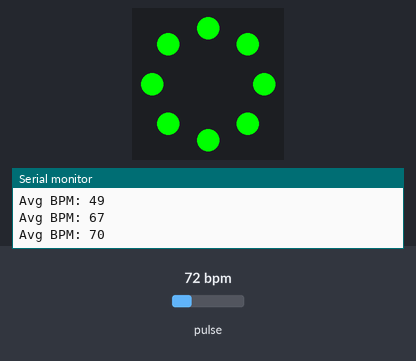
A sketch run on a simulated Seeed XIAO ESP32-C3. On the bench: 8 RGB LEDs in a ring, first at the top, clockwise, the last lines printed to the serial monitor. Inputs (shaded band) come from the test bench; at power-on: pulse 72 bpm.

Above: at 4.9 s.
5.0 s: pulse set to 42 bpm
At 7.8 s:
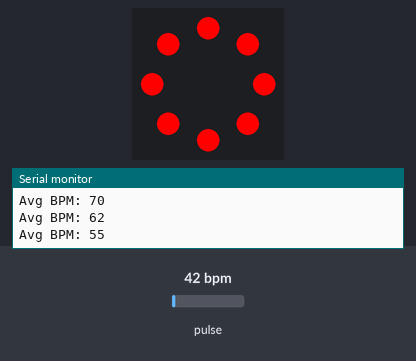
8.0 s: pulse set to 70 bpm
At 11.2 s:
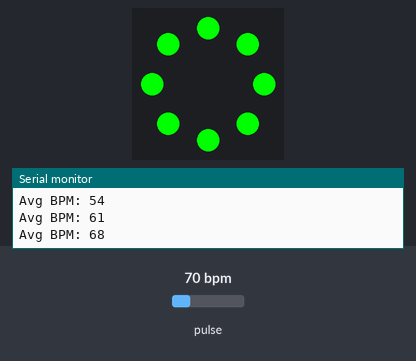
Timing chart, 0 to 12.7 s (numbered marks = the images above; inputs shaded):
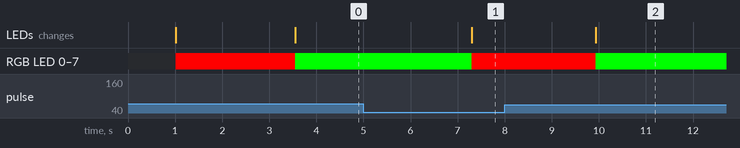

The sketch:

xiao-heart-rate-led.ino
```cpp
#include <Wire.h>
#include <Adafruit_NeoPixel.h>
#include "MAX30105.h"
#include "heartRate.h"

// === Pin Definitions ===
#define SDA_PIN 6          // D4 on XIAO ESP32-C3
#define SCL_PIN 7          // D5 on XIAO ESP32-C3
#define NEOPIXEL_PIN 21    // D6 on XIAO ESP32-C3
#define NUM_LEDS     8

// === Global Objects ===
Adafruit_NeoPixel ring(NUM_LEDS, NEOPIXEL_PIN, NEO_GRB + NEO_KHZ800);
MAX30105 particleSensor;

// === Heart Rate Variables ===
const byte RATE_SIZE = 4;
byte rates[RATE_SIZE];
byte rateSpot = 0;
long lastBeat = 0;
float beatsPerMinute;
int beatAvg;

void setup() {
  Serial.begin(115200);
  delay(1000);

  Wire.begin(SDA_PIN, SCL_PIN);
  Wire.setClock(100000);

  ring.begin();
  ring.clear();
  ring.show();

  Serial.println("Initializing MAX30102...");
  if (!particleSensor.begin(Wire, I2C_SPEED_STANDARD)) {
    Serial.println("MAX30102 not found.");
    while (1);
  }

  particleSensor.setup();
  particleSensor.setPulseAmplitudeRed(0x2A);
  particleSensor.setPulseAmplitudeGreen(0);
}

void loop() {
  long irValue = particleSensor.getIR();

  if (irValue < 50000) {
    ring.clear();
    ring.show();
    Serial.println("No finger detected");
    delay(200);
    return;
  }

  if (checkForBeat(irValue)) {
    long delta = millis() - lastBeat;
    lastBeat = millis();

    beatsPerMinute = 60 / (delta / 1000.0);

    if (beatsPerMinute > 20 && beatsPerMinute < 255) {
      rates[rateSpot++] = (byte)beatsPerMinute;
      rateSpot %= RATE_SIZE;

      beatAvg = 0;
      for (byte i = 0; i < RATE_SIZE; i++) {
        beatAvg += rates[i];
      }
      beatAvg /= RATE_SIZE;

      Serial.print("Avg BPM: ");
      Serial.println(beatAvg);

      // === LED Color Logic ===
      uint32_t color;
      if (beatAvg < 60) {
        color = ring.Color(255, 0, 0);   // Red
      } else if (beatAvg <= 100) {
        color = ring.Color(0, 255, 0);   // Green
      } else {
        color = ring.Color(255, 0, 0);   // Red
      }

      for (int i = 0; i < NUM_LEDS; i++) {
        ring.setPixelColor(i, color);
      }
      ring.show();
    }
  }

  delay(20);
}
```

Measured:
- after the input at 5.0 s, RGB LED 0–7: RGB(0, 255, 0) → RGB(255, 0, 0) after 2.3 s; the LEDs: change after 2.3 s (image 1)
- after the input at 8.0 s, RGB LED 0–7: RGB(255, 0, 0) → RGB(0, 255, 0) after 1.9 s; the LEDs: change after 1.9 s (image 2)
